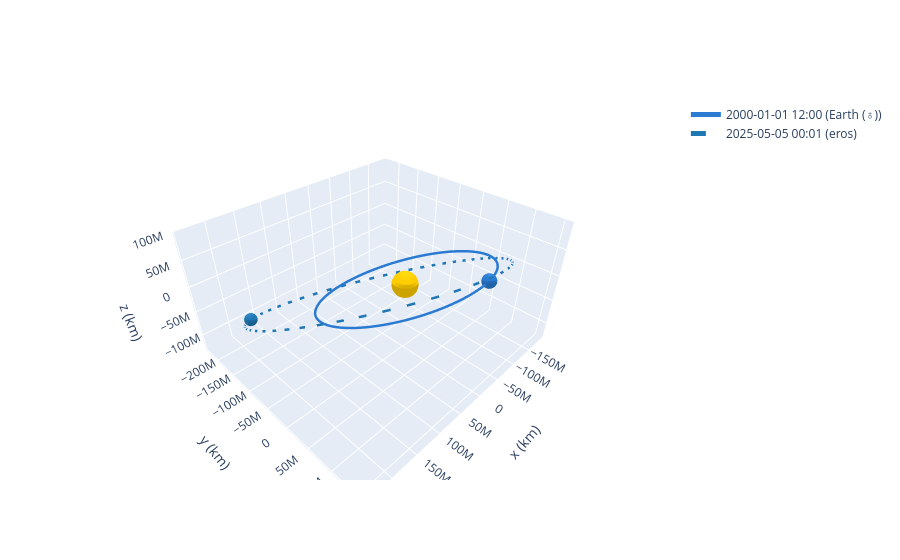

Source (notebook cell):
### Code cell
eros = Orbit.from_sbdb("eros")

frame = OrbitPlotter3D()

frame.plot_body_orbit(Earth, J2000)
frame.plot(eros, label="eros")

### Figure 1 — Plotly figure (JSON) as saved in the notebook; plotly's stock layout.template omitted (floating-point values rounded to 4 significant figures; data arrays with more than 128 entries replaced by an {"elided": "..."} marker saying what was removed)
{"data": [{"cauto": false, "cmax": 1, "cmin": 1, "colorscale": [[0, "#ffcc00"], [1, "#ffcc00"]], "name": "Sun", "showscale": false, "type": "surface", "x": {"elided": "20x20 float values"}, "y": {"elided": "20x20 float values"}, "z": {"elided": "20x20 float values"}}, {"line": {"color": "#2a7bd1", "dash": "solid", "width": 5}, "mode": "lines", "name": "2000-01-01 12:00 (Earth (♁))", "type": "scatter3d", "x": {"elided": "150 float values"}, "y": {"elided": "150 float values"}, "z": {"elided": "150 float values"}}, {"cauto": false, "cmax": 1, "cmin": 1, "colorscale": [[0, "#2a7bd1"], [1, "#2a7bd1"]], "name": "2000-01-01 12:00 (Earth (♁))", "showscale": false, "type": "surface", "x": {"elided": "20x20 float values"}, "y": {"elided": "20x20 float values"}, "z": {"elided": "20x20 float values"}}, {"cauto": false, "cmax": 1, "cmin": 1, "colorscale": [[0, "#ffcc00"], [1, "#ffcc00"]], "name": "Sun", "showscale": false, "type": "surface", "x": {"elided": "20x20 float values"}, "y": {"elided": "20x20 float values"}, "z": {"elided": "20x20 float values"}}, {"cauto": false, "cmax": 1, "cmin": 1, "colorscale": [[0, "#ffcc00"], [1, "#ffcc00"]], "name": "Sun", "showscale": false, "type": "surface", "x": {"elided": "20x20 float values"}, "y": {"elided": "20x20 float values"}, "z": {"elided": "20x20 float values"}}, {"line": {"color": "rgb(31, 119, 180)", "dash": "dash", "width": 5}, "mode": "lines", "name": "2025-05-05 00:01 (eros)", "type": "scatter3d", "x": {"elided": "150 float values"}, "y": {"elided": "150 float values"}, "z": {"elided": "150 float values"}}, {"cauto": false, "cmax": 1, "cmin": 1, "colorscale": [[0, "rgb(31, 119, 180)"], [1, "rgb(31, 119, 180)"]], "name": "2025-05-05 00:01 (eros)", "showscale": false, "type": "surface", "x": {"elided": "20x20 float values"}, "y": {"elided": "20x20 float values"}, "z": {"elided": "20x20 float values"}}, {"cauto": false, "cmax": 1, "cmin": 1, "colorscale": [[0, "#ffcc00"], [1, "#ffcc00"]], "name": "Sun", "showscale": false, "type": "surface", "x": {"elided": "20x20 float values"}, "y": {"elided": "20x20 float values"}, "z": {"elided": "20x20 float values"}}], "layout": {"autosize": true, "scene": {"aspectmode": "data", "xaxis": {"title": {"text": "x (km)"}}, "yaxis": {"title": {"text": "y (km)"}}, "zaxis": {"title": {"text": "z (km)"}}}}}
